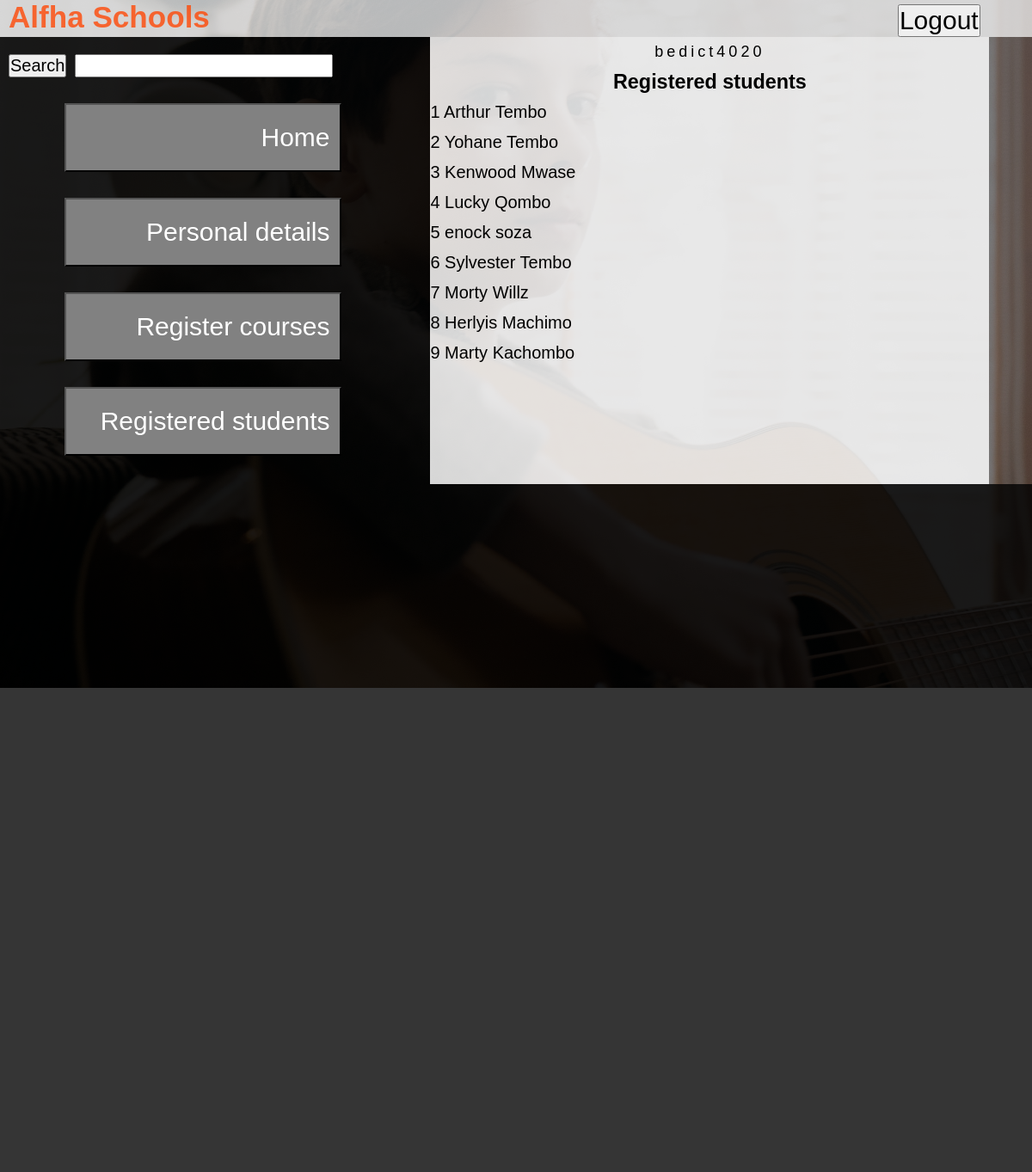
The app's page /students.php (signed in) with its own data.
### tables this page shows
CREATE TABLE `alfhainfo` (
  `id` int(11) NOT NULL,
  `reg_num` varchar(20) NOT NULL,
  `password` varchar(20) NOT NULL,
  `first_name` varchar(50) NOT NULL,
  `last_name` varchar(50) NOT NULL,
  `sex` varchar(6) NOT NULL,
  `birth_date` date NOT NULL,
  `program` varchar(50) NOT NULL
);

### students.php (the view, shortened to what this page needs)
<?php
    include("connection.php");
?>
<!DOCTYPE html>
<html>
    <head>
        <link rel="stylesheet" href="login.css">
    </head>
    <body>
        <div class="personal_info">
            <div class="Cont1">
                <span class="LogoCont">
                    <h3>Alfha Schools</h3>
                </span>
                <span class="logout">
                    <a href="logout.php">
                        <button class="Lgout">Logout</button>
                    </a>
                </span>
            </div>
            <div class="bottom_cont" >
                <div class="leftcont">
                <div >
                    <div class="srch">
                        <button type="search" class="searchbtn">Search</button>
                        <input type="search" size="15" class="search">
                    </div>
                </div>
                <form action="master.php">
                    <div>
                        <input type="submit" class="btn_dec" value="Home">
                    </div>
                </form>
                <form action="personal_info.php">
                    <div>
                        <input type="submit" class="btn_dec" value="Personal details">
                    </div>
                </form>
                <form action="course_reg.php">
                    <div>
                        <input type="submit" class="btn_dec" value="Register courses">
                    </div>
                </form>
                <form action="students.php">
                    <div>
                        <input type="submit" class="btn_dec" value="Registered students">
                    </div>
                </form>
                </div>
                <div class="rightcont">
                <span class="main_container">
                <form method="post">
                    <div class="head">
                        <?php
                        if(isset($_SESSION['user_reg'])){
                            $user_reg = $_SESSION['user_reg'];
                            echo("$user_reg");
                        }
                        ?>
                    </div>
                    <div>
                        <h3>Registered students</h3>
                    </div>
                    <div align="left">
                        <?php
                        if(isset($_SESSION['user_reg'])){
                            $query= "SELECT first_name, last_name FROM alfhainfo";
                            $result= mysqli_query($connection, $query);
                            $rownum= mysqli_num_rows($result);
                            $numb=1;
                            while(($result) && $rownum>=1){
                                $user_info= mysqli_fetch_assoc($result);
                                $fname = $user_info['first_name'];
                                $lname = $user_info['last_name'];
                                echo("$numb     $fname     $lname <br>");
                                $numb++;
                                $rownum--;
                            }
                        }
                        ?>
                    </div>
                </form>
        </span>
                </div>
            </div>
            <div class="most_bottom">
            </div>
        </div>
    </body>
</html>

### login.css (style rules this page uses)
* { margin: 0; padding: 0; font-family:sans-serif; }
.personal_info { background: linear-gradient(to top, rgba(0,0,0,0.5),rgba(0,0,0,0.5)),url(Guitar.jpg); background-size: cover; background-position: center; height: 100vh; font-size: 20px; }
.Cont1 { background-color: rgba(255, 255, 255, 0.701); display: flex; }
.Lgout { font-size: 30px; }
.logout { padding-top: 0.4%; padding-left: 800px; }
.LogoCont { font-size: 30px; color: rgba(255, 68, 0, 0.781); padding-left: 10px; }
.head { letter-spacing: 4px; font-size: 18px; }
.bottom_cont { background-color: rgba(0, 0, 0, 0.792); padding-top: 0px; text-align: center; line-height: 35px; display: flex; color: white; height: 520px; width: 500px; }
.btn_dec { color: white; font-size: 30px; background: rgb(129, 129, 129); margin-left: 75px; margin-top: 30px; text-align: right; padding-right: 11px; height: 80px; width: 83%; }
.most_bottom { background-color: rgba(0, 0, 0, 0.792); width: 100%; height: 100%; }
.search { width: 300px; margin-left: 10px; font-size: 20px; }
.searchbtn { margin-left: 10px; font-size: 20px; }
.srch { padding-top: 20px; display: flex; }

### records on screen
alfhainfo: first_name "Arthur", last_name "Tembo"
alfhainfo: first_name "Yohane", last_name "Tembo"
alfhainfo: first_name "Kenwood", last_name "Mwase"
alfhainfo: first_name "Lucky", last_name "Qombo"
alfhainfo: first_name "enock", last_name "soza"
alfhainfo: first_name "Sylvester", last_name "Tembo"
alfhainfo: first_name "Morty", last_name "Willz"
alfhainfo: first_name "Herlyis", last_name "Machimo"
alfhainfo: first_name "Marty", last_name "Kachombo"

### other values on screen
$user_reg "bedict4020"
